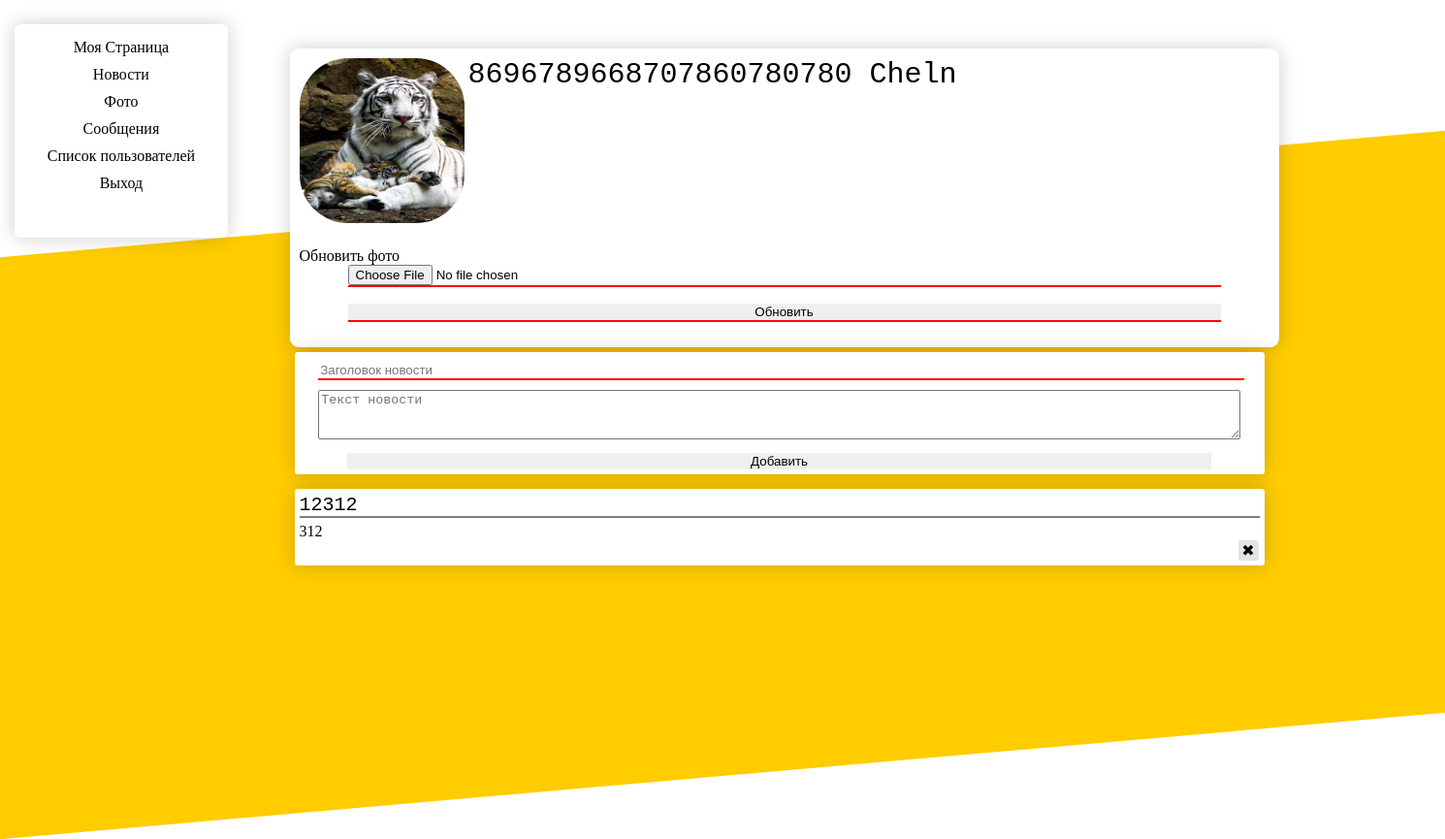
Page /profile/1 (signed in) on the earlier database version.
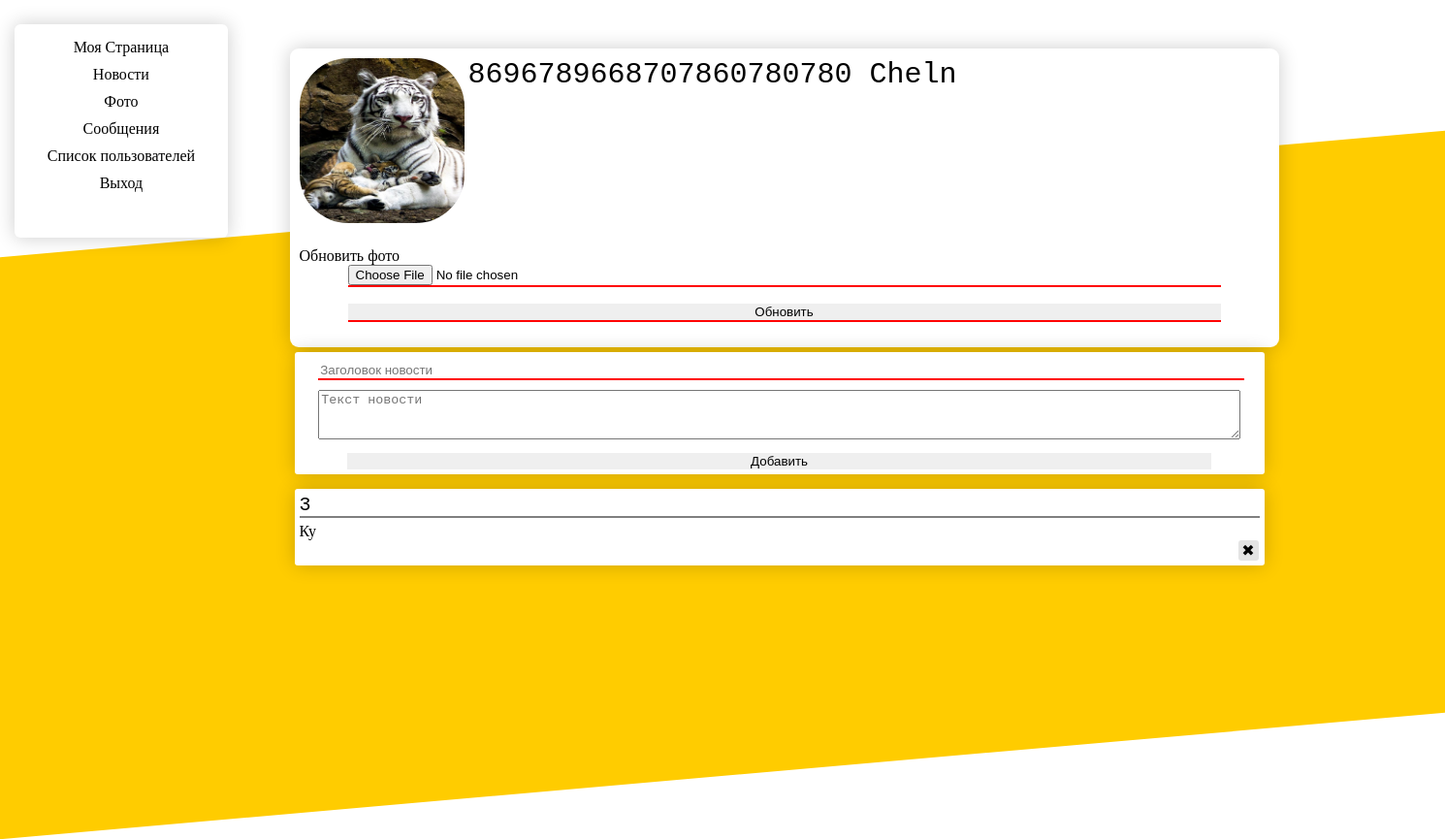
Same page on the later database version.
### tables this page shows
CREATE TABLE users_image 
                            (id INTEGER PRIMARY KEY AUTOINCREMENT, 
                             user_id INTEGER, 
                             image VARCHAR(200)
                             );

CREATE TABLE users 
                            (id INTEGER PRIMARY KEY AUTOINCREMENT, 
                             user_name VARCHAR(50),
                             user_surname VARCHAR(50),
                             user_email VARCHAR(50),
                             password_hash VARCHAR(128),
                             user_type INTEGER
                             );

CREATE TABLE news 
                                  (id INTEGER PRIMARY KEY AUTOINCREMENT, 
                                   title VARCHAR(100),
                                   content VARCHAR(1000),
                                   user_id INTEGER
                                   );

### index.py (the view)
@app.route('/profile/<int:user_id>', methods=['GET', 'POST'])
def profile(user_id):
    form = Profile()
    form2 = Profile_edit()
    news_list = news_model.get_all(user_id)
    name, surname, email, = user_model.get(user_id)[1:4:]
    if user_id == session['id']:
        lock = True
    else:
        lock = False
    userpic = image_model.exists(user_id)
    print(userpic)
    if form.validate_on_submit():
        title = form.title.data
        content = form.content.data
        news_model.insert(title, content, user_id)
        return redirect(f"/profile/{session['id']}")
    if form2.validate_on_submit():
        image = (form2.image.data, form2.image.data.read())
        image_model.insert(user_id, image)
        return redirect(f"/profile/{session['id']}")
    return render_template('profile.html', title=f'{name} {surname}', form=form, form2=form2, userpic=userpic,
                           news=news_list,
                           Name=name, Surname=surname, lock=lock)

### index.py
class Profile(FlaskForm):
    name = StringField('Имя')
    title = StringField('Заголовок новости', validators=[DataRequired()])
    content = TextAreaField('Текст новости', validators=[DataRequired()])
    submit = SubmitField('Добавить')

class Profile_edit(FlaskForm):
    image = FileField("Image")
    submit = SubmitField('Обновить')

### index.py (called while the page is built)
    def get(self, user_id):
        cursor = self.connection.cursor()
        cursor.execute(f'''SELECT * FROM users WHERE id = {user_id}''')
        row = cursor.fetchone()
        return row

    def exists(self, user_id):
        cursor = self.connection.cursor()
        cursor.execute(f'''SELECT * FROM users_image WHERE user_id = {user_id} order by id desc''')
        row = cursor.fetchone()
        return row[2] if row else False

    def get_all(self, user_id=None):
        cursor = self.connection.cursor()
        if user_id:
            cursor.execute(f'''SELECT * FROM news WHERE user_id = {user_id} ORDER BY id DESC''')
        else:
            cursor.execute('''SELECT * FROM news''')
        rows = cursor.fetchall()
        return rows

### templates/profile.html (shortened to what this page needs)
{% extends "base.html" %}
{% block content %}
    <div class="ProfilePage">
        <div class="ProfileInfo">
                <div class="Avatar">
				 {% if userpic %}
				  <img src="http://127.0.0.1:8080{{url_for('static',filename=''+userpic)}}" alt="text">
				 {% else %}
                    <img src="../static/img/404.png">
			     {% endif %}
                </div>
                <div class="User_ID">{{ Name }} {{ Surname }}</div>
				 <form action="" method="post" enctype=multipart/form-data>
				   <p>Обновить фото<br>
							{{ form2.image }}<br>
						</p>
				<p>{{ form2.submit() }}</p>
                </form>
        </div>
        {% if lock %}
            <div class="PostCreate">
                <form action="" method="post" novalidate>
                    {{ form.title(placeholder='Заголовок новости') }}
                    {{ form.content(placeholder='Текст новости',
                        onclick="document.getElementById('content').style.height = '150px';") }}
                    {{ form.submit(id="button") }}
                </form>
            </div>
        {% endif %}
        <div class="ProfileContent">
            {% for item in news %}
                <div class="Post">
                    <div class="PostTitle">{{ item[1] }}</div>
                    <div class="PostContent">
                        {{ item[2] }}
                    </div>
                    {% if lock %}
                        <div class="PostDelete" onclick="javascript:document.location.href='/delete_news/{{ item[0] }}'">
                            ✖
                        </div>
                    {% endif %}
                </div>
            {% endfor %}
        </div>
    </div>
{% endblock %}

### templates/base.html (shortened to what this page needs)
<!doctype html>
<html lang="en">
    <head>
    </head>
    <body>
        <div class="transform"></div>
        <div class="page">
            <div class="lPage">
                {% if session['user_status'] %}
                    <div class="navigate">
                        <div class="navigate_button"
                             onclick="javascript:document.location.href='/profile/{{ session['id'] }}'">
                            Моя Страница
                        </div>
                        <div class="navigate_button"
                             onclick="javascript:document.location.href='/news'">
                            Новости
                        </div>
                        <div class="navigate_button"
                             onclick="javascript:document.location.href='/gallery/'">
                            Фото
                        </div>
                        <div class="navigate_button"
                             onclick="javascript:document.location.href='/messages/'">
                            Сообщения
                        </div>
                        <div class="navigate_button"
                             onclick="javascript:document.location.href='/users/'">
                            Список пользователей
                        </div>
                        <div class="navigate_button"
                             onclick="javascript:document.location.href='/logout'">
                            Выход
                        </div>
                    </div>
                {% endif %}
                {% block content %}{% endblock %}
            </div>
        </div>
    </body>
</html>

### templates/base.html (style rules this page uses)
body { font-family: "Times New Roman"; margin: 0; padding: 0; background: url("https://cdn-images-1.medium.com/max/1200/1*kFaSuc5rVdJ_fM2c_bHszQ.png") no-repeat; background-size: cover; }
.transform { position: absolute; top: 200px; width: 100%; min-width: 1300px; height: 600px; z-index: -1; background: #ffcc00; -webkit-transform: skewY(-5deg); -moz-transform: skewY(-5deg); transform: skewY(-5deg); }
input { width: 90%; border: none; margin-left: 5%; margin-right: 5%; border-bottom: 2px solid red; }
.navigate { display: inline-block; position: absolute; top: 25px; left: 1%; height: 200px; width: 200px; background: white; padding: 10px; border-radius: 6px; z-index: 1; -webkit-box-shadow: 0 0 20px 0px rgba(0, 0, 0, 0.2); -moz-box-shadow: 0 0 20px 0px rgba(0, 0, 0, 0.2); box-shadow: 0 0 20px 0px rgba(0, 0, 0, 0.2); }
.navigate_button { cursor: pointer; width: 100%; padding: 5px 0 5px 0; border-radius: 3px; text-align: left; text-align-last: center; transition: .5s; }
.page { min-width: 1300px; margin-left: 15%; margin-right: 15%; }
.lPage, .ProfilePage, .r_page, .ProfileInfo, .User_ID, .ProfileContent, .PostCreate, .PostDelete, .Avatar { display: inline-block; }
.lPage { padding: 50px 5px 0 5px; }
.ProfilePage { margin-left: 70px; }
.ProfileInfo { width: 1000px; background: white; padding: 10px; border-radius: 9px; -webkit-box-shadow: 0 0 20px 0px rgba(0, 0, 0, 0.2); -moz-box-shadow: 0 0 20px 0px rgba(0, 0, 0, 0.2); box-shadow: 0 0 20px 0px rgba(0, 0, 0, 0.2); }
.Avatar, .Avatar>img { width: 170px; height: 170px; border-radius: 50px; }
.User_ID { font-size: 30px; font-family: 'Consolas', 'Deja Vu Sans Mono', 'Bitstream Vera Sans Mono', monospace; position: relative; top: -145px; }
.PostCreate { background: white; width: 990px; margin: 5px; padding: 5px; border-radius: 3px; -webkit-box-shadow: 0 0 20px 0px rgba(0, 0, 0, 0.2); -moz-box-shadow: 0 0 20px 0px rgba(0, 0, 0, 0.2); box-shadow: 0 0 20px 0px rgba(0, 0, 0, 0.2); }
.PostDelete { cursor: pointer; position: relative; transition: .5s; border-radius: 3px; background: #e4e4e4; left: 968px; height: 21px; width: 21px; margin: 0; display: flex; align-items: center; justify-content: center; }
#content, #title { width: 96%; margin: 5px 2% 5px 2%; }
#content { width: 945px; max-width: 945px; min-width: 945px; min-height: 45px; transition: .5s; }
.Post { background: white; margin: 10px 5px 5px 5px; padding: 5px; border-radius: 3px; width: 990px; -webkit-box-shadow: 0 0 20px 0px rgba(0, 0, 0, 0.2); -moz-box-shadow: 0 0 20px 0px rgba(0, 0, 0, 0.2); box-shadow: 0 0 20px 0px rgba(0, 0, 0, 0.2); }
.PostTitle { font-size: 20px; font-family: 'Consolas', 'Deja Vu Sans Mono', 'Bitstream Vera Sans Mono', monospace; position: relative; border-bottom: 2px solid gray; margin-bottom: 5px; }
#button { border: None; margin-top: 5px; transition: .5s; }

Differences in the rows shown:
removed news: title "12312", content "312"
added news: title "3", content "Ку"
